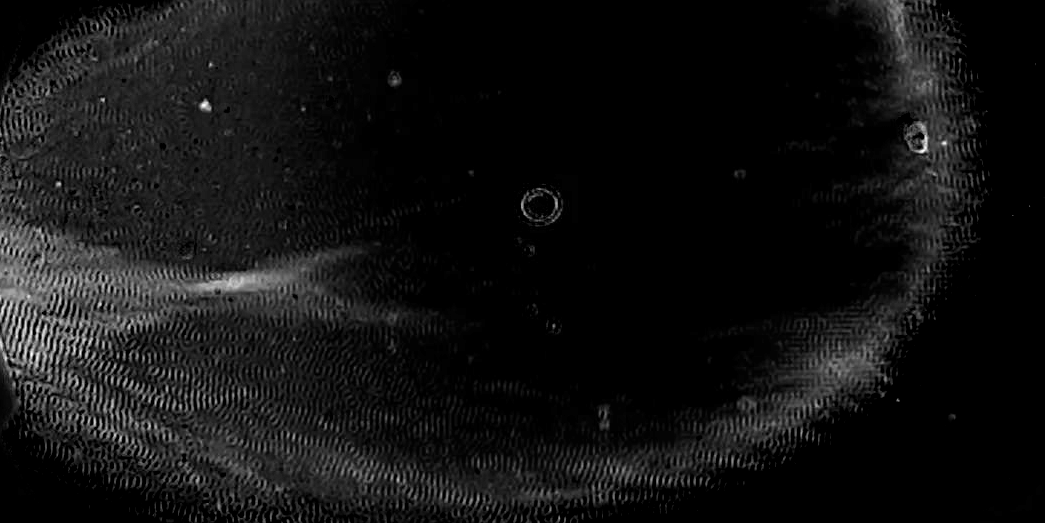
%> input picture resources/test_2.png, 1045 x 523 px
$ octave postprocessing.m   (GNU Octave 9; MATLAB toolbox functions it lacks are replaced by stand-ins)
%> lines starting %> are read from the running program, lines starting %| are printed output that depends on the picture; in (x1, y1, x2, y2) boxes, pixels count from 0 and x2, y2 are one past the last pixel; in counts of white or black regions, pixels touching at a corner belong together; the program's own positions count from 1
clear all
close all
clc
pic=imread("../resources/test_2.png");
%> pic is the input picture: size 523x1045 uint8; min 0, max 255, mean 18.1

BW = imbinarize(im2gray(pic));
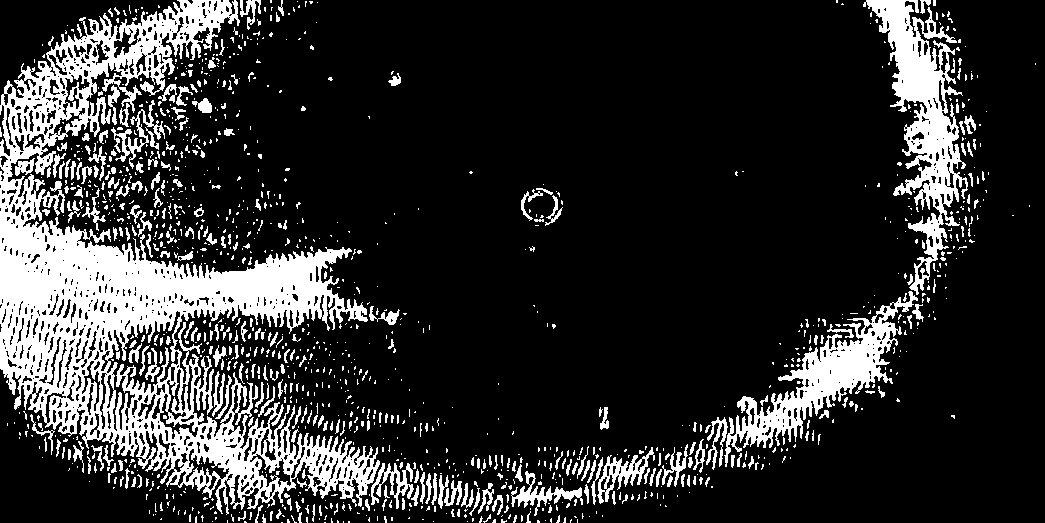
%> BW: size 523x1045 logical; 18.5% white; 1286 white regions (1001 under 20 px)
% Get rid of white border
BWConv = bwconvhull(~BW);
%> BWConv: size 523x1045 logical; every value is 1
BW = BW & BWConv;
% get region centers and major axis, and orientation
stats = regionprops('table',BW,'BoundingBox');
%> stats = 1286 regions; largest, box (x1, y1, x2, y2): (0, 0, 380, 515), (724, 291, 918, 467), (863, 0, 968, 295), (111, 100, 165, 169), (597, 447, 655, 504)
% Compute length/width ratio
stats.LenWdRatio = stats.BoundingBox(:,3) ./ stats.BoundingBox(:,4);
%> stats.LenWdRatio = 1286 values, max 8 at index 1132, min 0.125 at index 855, mean 0.756
% Set threshold and determine which objects
% are greater than the threshold.
thresh = 0.7;%round(mean(stats.LenWdRatio));
stats.isGreater = stats.LenWdRatio > thresh;
%> stats.isGreater = 1286 logical values, 535 true
% Show bounding box for objects that met the threshold

figure()
h = imshow(BW);
axis on
hold on
% Plot red rectangles around accepted objects
%arrayfun(@(i)rectangle('Position',stats.BoundingBox(i,:),'EdgeColor','r'), find(stats.isGreater));
% Plot yellow rectangles around rejected objects
arrayfun(@(i)rectangle('Position',stats.BoundingBox(i,:),'EdgeColor','black','FaceColor','black'), find(~stats.isGreater));
xlabel('colum')
ylabel('row')
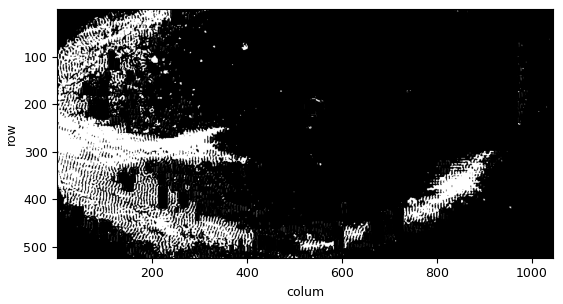
%> figure redrawn from the program's plot data
%https://de.mathworks.com/matlabcentral/answers/486087-remove-specific-objects-from-an-image
%(modified)
